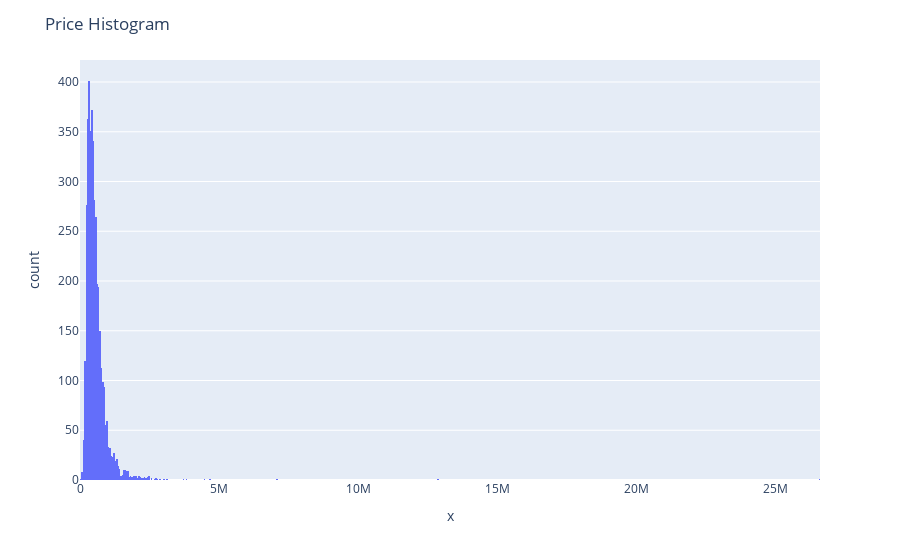

Notebook code for this chart:
### Code cell
# create histogram of price - right skewed
fig = px.histogram(x=df['price'])
fig.update_layout(title = 'Price Histogram')
fig.show()

### Figure 1 — Plotly figure (JSON) as saved in the notebook; plotly's stock layout.template omitted (floating-point values rounded to 4 significant figures; data arrays with more than 128 entries replaced by an {"elided": "..."} marker saying what was removed)
{"data": [{"bingroup": "x", "hovertemplate": "x=%{x}<br>count=%{y}<extra></extra>", "legendgroup": "", "marker": {"color": "#636efa", "pattern": {"shape": ""}}, "name": "", "orientation": "v", "showlegend": false, "type": "histogram", "x": {"elided": "4091 float values"}, "xaxis": "x", "yaxis": "y"}], "layout": {"barmode": "relative", "legend": {"tracegroupgap": 0}, "margin": {"t": 60}, "title": {"text": "Price Histogram"}, "xaxis": {"anchor": "y", "domain": [0, 1], "title": {"text": "x"}}, "yaxis": {"anchor": "x", "domain": [0, 1], "title": {"text": "count"}}}}
